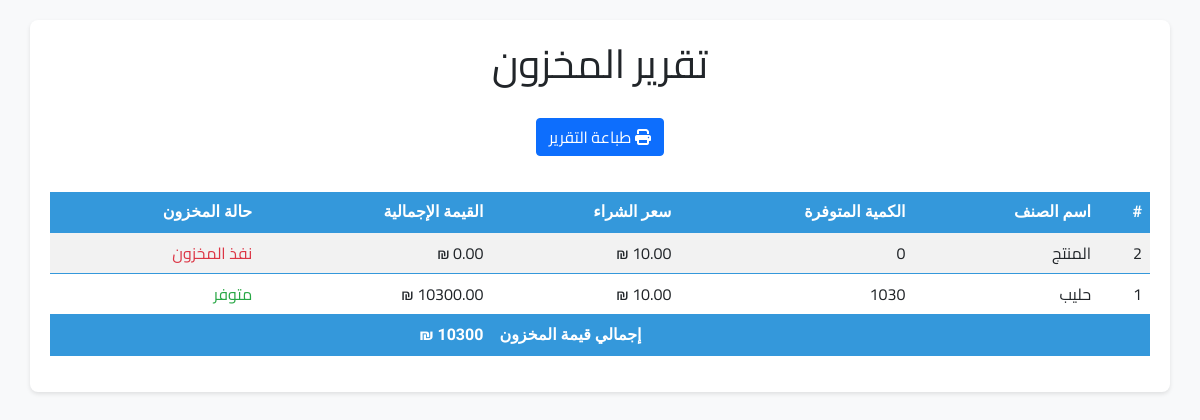
The app's page /inventory-report/, older data.
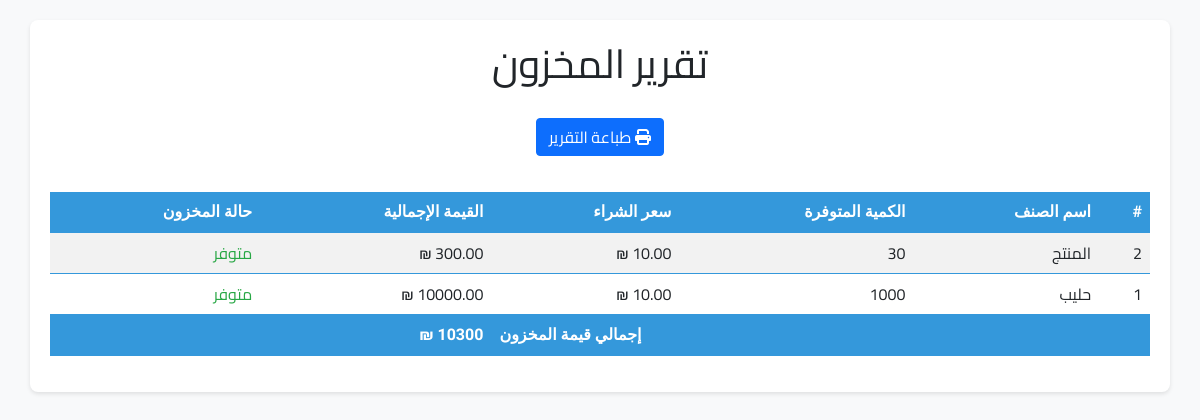
The same page, newer data.
### sales_app/models.py (models this page shows, shortened)
class Product(models.Model):
    name = models.CharField(max_length=100, verbose_name="اسم المنتج")
    description = models.TextField(blank=True, null=True, verbose_name="وصف المنتج")
    purchase_price = models.DecimalField(max_digits=10, decimal_places=2, default=0, verbose_name="سعر الشراء")
    selling_price = models.DecimalField(max_digits=10, decimal_places=2, default=0, verbose_name="سعر البيع")
    quantity = models.IntegerField(default=0, verbose_name="الكمية")
    created_at = models.DateTimeField(auto_now_add=True, verbose_name="تاريخ الإضافة")
    updated_at = models.DateTimeField(auto_now=True, verbose_name="تاريخ التحديث")
    class Meta:
        verbose_name = "المنتج"
        verbose_name_plural = "المنتجات"
        ordering = ['name']

### sales_app/views.py (the view)
# urls.py: path('inventory-report/', views.inventory_report, name='inventory_report'),
def inventory_report(request):
    inventory = Product.objects.annotate(
        total_value=F('purchase_price') * F('quantity')
    ).values(
        'id',
        'name',
        'quantity',
        'selling_price',
        'total_value',
        'purchase_price'
    )
    total_inventory_value = sum(item['total_value'] for item in inventory)
    context = {
        'inventory': inventory,
        'total_inventory_value': total_inventory_value,
        'report_date': timezone.now().strftime("%Y-%m-%d"),
        'settings': Settings.objects.first()
    }
    return render(request, 'sales_app/inventory_report.html', context)

### sales_app/templates/sales_app/inventory_report.html (shortened to what this page needs)
<!DOCTYPE html>
{% load static %}
<html lang="ar" dir="rtl">
<head>
    <link href="https://cdn.jsdelivr.net/npm/bootstrap@5.1.3/dist/css/bootstrap.min.css" rel="stylesheet">
    <link rel="stylesheet" href="https://cdnjs.cloudflare.com/ajax/libs/font-awesome/6.5.1/css/all.min.css">
</head>
<body>
    <div class="container report-container">
        <div class="report-header">
            <h1 style="flex:1" class="mb-3">تقرير المخزون</h1>
        </div>
        <div class="no-print mb-3">
            <button onclick="window.print()" class="btn btn-primary">
                <i class="fas fa-print"></i> طباعة التقرير
            </button>
        </div>
        <div class="table-responsive">
            <table class="table table-striped table-hover">
                <thead class="table-header">
                    <tr>
                        <th>#</th>
                        <th>اسم الصنف</th>
                        <th>الكمية المتوفرة</th>
                        <th>سعر الشراء</th>
                        <th>القيمة الإجمالية</th>
                        <th>حالة المخزون</th>
                    </tr>
                </thead>
                <tbody>
                    {% for item in inventory %}
                    <tr {% if item.quantity <= 5 %}class="low-stock"{% endif %}
                        {% if item.quantity == 0 %}class="out-of-stock"{% endif %}>
                        <td>{{ item.id }}</td>
                        <td>{{ item.name }}</td>
                        <td>{{ item.quantity }}</td>
                        <td>{{ item.purchase_price }} ₪</td>
                        <td>{{ item.total_value |floatformat:2 }}  ₪</td>
                        <td>
                            {% if item.quantity == 0 %}
                                <span class="status-out">نفذ المخزون</span>
                            {% elif item.quantity <= 5 %}
                                <span class="status-low">مخزون منخفض</span>
                            {% else %}
                                <span class="status-available">متوفر</span>
                            {% endif %}
                        </td>
                    </tr>
                    {% endfor %}
                </tbody>
                <tfoot class="table-footer">
                    <tr>
                        <td colspan="4" class="text-start">إجمالي قيمة المخزون</td>
                        <td>{{ total_inventory_value }} ₪</td>
                        <td></td>
                    </tr>
                </tfoot>
            </table>
        </div>
    </div>
</body>
</html>

Row changes from the older to the newer data that the page shows:
changed Product "المنتج": quantity "0" → "30"; total_value "0.00" → (not shown); quantity "نفذ المخزون" → "متوفر"
changed Product "حليب": quantity "1030" → "1000"
